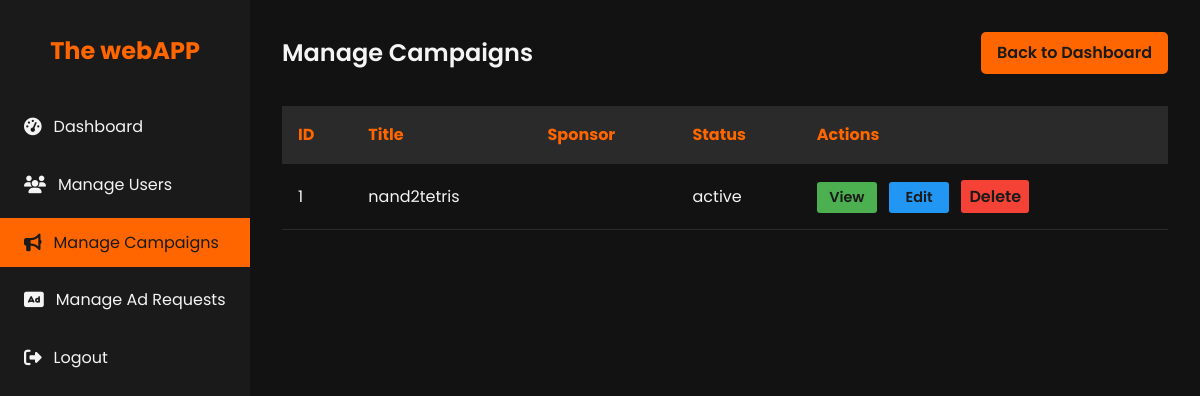
/admin/campaigns (signed in), run on an earlier commit of the app's database.
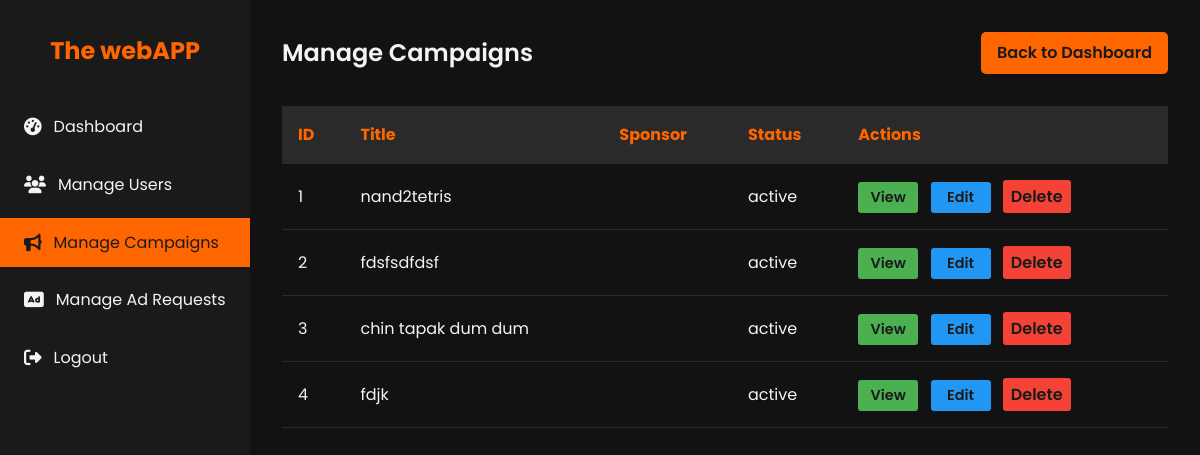
And on a later commit of the database.
### models.py (models this page shows, shortened)
class Campaign(db.Model):
    id = db.Column(db.Integer, primary_key=True)
    sponsor_id = db.Column(db.Integer, db.ForeignKey('sponsor.id', ondelete='SET NULL'), nullable=True)
    title = db.Column(db.String(120), nullable=False)
    company_name= db.Column(db.String(120), nullable=False)
    description = db.Column(db.Text)
    budget = db.Column(db.Float)
    category = db.Column(db.String(120))
    status = db.Column(db.String(50), nullable=False)  # active, completed, flagged
    start_date = db.Column(db.DateTime)
    end_date = db.Column(db.DateTime)
    is_public = db.Column(db.Boolean, default=True)
    sponsor = db.relationship('Sponsor', backref=db.backref('campaigns', lazy=True, cascade='all, delete-orphan'))

### app.py (the view)
    @app.route('/admin/campaigns')
    @login_required
    @admin_required
    def admin_campaigns():
        campaigns = Campaign.query.all()
        return render_template('admin_campaigns.html', campaigns=campaigns)

### templates/admin_campaigns.html (shortened to what this page needs)
<!DOCTYPE html>
<html lang="en">
<head>
    <link rel="stylesheet" href="https://cdnjs.cloudflare.com/ajax/libs/font-awesome/6.1.1/css/all.min.css">
</head>
<body>
    <div class="dashboard">
        <aside class="sidebar">
            <div class="logo">
                <h1>The webAPP</h1>
            </div>
            <nav>
                <ul class="nav-menu">
                    <li class="nav-item">
                        <a href="{{ url_for('admin_dashboard') }}" class="nav-link">
                            <i class="fas fa-tachometer-alt"></i> Dashboard
                        </a>
                    </li>
                    <li class="nav-item">
                        <a href="{{ url_for('admin_users') }}" class="nav-link">
                            <i class="fas fa-users"></i> Manage Users
                        </a>
                    </li>
                    <li class="nav-item">
                        <a href="{{ url_for('admin_campaigns') }}" class="nav-link active">
                            <i class="fas fa-bullhorn"></i> Manage Campaigns
                        </a>
                    </li>
                    <li class="nav-item">
                        <a href="{{ url_for('admin_ad_requests') }}" class="nav-link">
                            <i class="fas fa-ad"></i> Manage Ad Requests
                        </a>
                    </li>
                    <li class="nav-item">
                        <a href="{{ url_for('logout') }}" class="nav-link">
                            <i class="fas fa-sign-out-alt"></i> Logout
                        </a>
                    </li>
                </ul>
            </nav>
        </aside>
        <main class="main-content">
            <header class="header">
                <h1 class="welcome-text">Manage Campaigns</h1>
                <a href="{{ url_for('admin_dashboard') }}" class="btn">Back to Dashboard</a>
            </header>
            <table class="campaign-table">
                <thead>
                    <tr>
                        <th>ID</th>
                        <th>Title</th>
                        <th>Sponsor</th>
                        <th>Status</th>
                        <th>Actions</th>
                    </tr>
                </thead>
                <tbody>
                    {% for campaign in campaigns %}
                    <tr>
                        <td>{{ campaign.id }}</td>
                        <td>{{ campaign.title }}</td>
                        <td>{{ campaign.sponsor.username }}</td>
                        <td>{{ campaign.status }}</td>
                        <td>
                            <a href="{{ url_for('admin_campaign_detail', campaign_id=campaign.id) }}" class="btn action-btn view-btn">View</a>
                            <a href="{{ url_for('admin_campaign_edit', campaign_id=campaign.id) }}" class="btn action-btn edit-btn">Edit</a>
                            <form action="{{ url_for('admin_campaign_delete', campaign_id=campaign.id) }}" method="post" style="display:inline;">
                                <button type="submit" class="btn action-btn delete-btn" onclick="return confirm('Are you sure you want to delete this campaign?');">Delete</button>
                            </form>
                        </td>
                    </tr>
                    {% endfor %}
                </tbody>
            </table>
        </main>
    </div>
</body>
</html>

What changed in the data, as far as the page shows it:
added Campaign: id "2", title "fdsfsdfdsf", status "active"
added Campaign: id "3", title "chin tapak dum dum", status "active"
added Campaign: id "4", title "fdjk", status "active"
